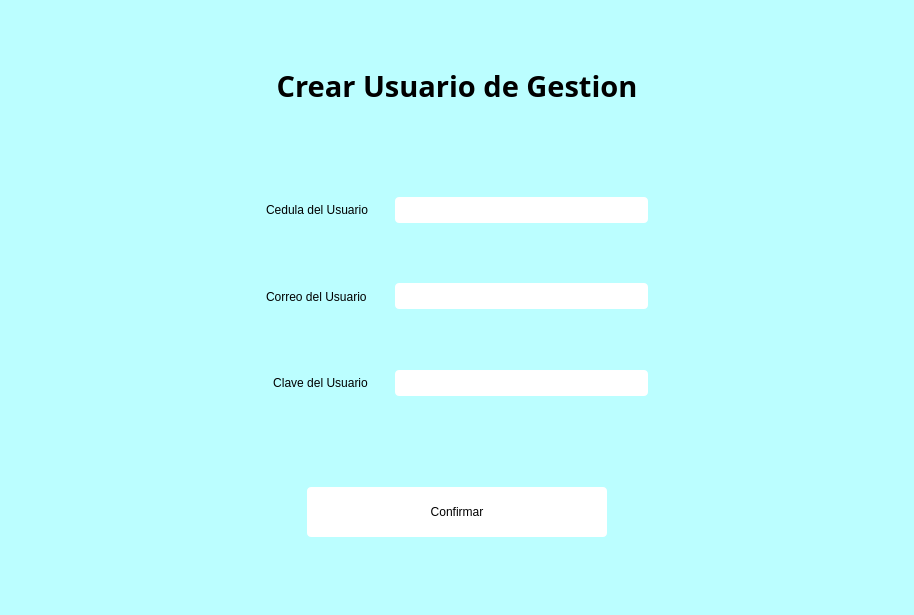
<?xml version="1.0" encoding="UTF-8"?>
<ui version="4.0">
 <class>Form</class>
 <widget class="QWidget" name="Form">
  <property name="geometry">
   <rect>
    <x>0</x>
    <y>0</y>
    <width>914</width>
    <height>615</height>
   </rect>
  </property>
  <property name="windowTitle">
   <string>Form</string>
  </property>
  <property name="styleSheet">
   <string notr="true">#Form{
background-color:rgb(187, 254, 255)
}

QPushBottom{
border:none;
}
#aceptar{
max-width:300px;
min-height:50px;
border-radius:4px;
background-color:rgb(255, 255, 255);
}
QFrame{
border:none;
}

#aceptar:hover{
background-color:#ddd;
}</string>
  </property>
  <layout class="QHBoxLayout" name="horizontalLayout_7">
   <item>
    <layout class="QVBoxLayout" name="verticalLayout_2" stretch="1,9">
     <property name="topMargin">
      <number>40</number>
     </property>
     <item>
      <widget class="QFrame" name="frame_5">
       <property name="frameShape">
        <enum>QFrame::StyledPanel</enum>
       </property>
       <property name="frameShadow">
        <enum>QFrame::Raised</enum>
       </property>
       <layout class="QHBoxLayout" name="horizontalLayout_6">
        <property name="topMargin">
         <number>15</number>
        </property>
        <item>
         <widget class="QLabel" name="label">
          <property name="font">
           <font>
            <family>NotoSerifTamilSlanted SemiCondensed ExtraBold</family>
            <pointsize>22</pointsize>
            <weight>75</weight>
            <bold>true</bold>
           </font>
          </property>
          <property name="text">
           <string>Crear Usuario de Gestion</string>
          </property>
          <property name="alignment">
           <set>Qt::AlignCenter</set>
          </property>
         </widget>
        </item>
       </layout>
      </widget>
     </item>
     <item>
      <widget class="QFrame" name="frame_4">
       <property name="frameShape">
        <enum>QFrame::StyledPanel</enum>
       </property>
       <property name="frameShadow">
        <enum>QFrame::Raised</enum>
       </property>
       <layout class="QHBoxLayout" name="horizontalLayout_5">
        <item>
         <layout class="QVBoxLayout" name="verticalLayout" stretch="1,2,2,2,0,2,0">
          <item>
           <spacer name="verticalSpacer_2">
            <property name="orientation">
             <enum>Qt::Vertical</enum>
            </property>
            <property name="sizeHint" stdset="0">
             <size>
              <width>20</width>
              <height>20</height>
             </size>
            </property>
           </spacer>
          </item>
          <item>
           <widget class="QFrame" name="frame_2">
            <property name="styleSheet">
             <string notr="true"/>
            </property>
            <property name="frameShape">
             <enum>QFrame::StyledPanel</enum>
            </property>
            <property name="frameShadow">
             <enum>QFrame::Raised</enum>
            </property>
            <layout class="QHBoxLayout" name="horizontalLayout_3">
             <item>
              <widget class="QFrame" name="frame_6">
               <property name="styleSheet">
                <string notr="true">max-width:400%;</string>
               </property>
               <property name="frameShape">
                <enum>QFrame::StyledPanel</enum>
               </property>
               <property name="frameShadow">
                <enum>QFrame::Raised</enum>
               </property>
               <layout class="QHBoxLayout" name="horizontalLayout_8" stretch="3,7">
                <property name="spacing">
                 <number>20</number>
                </property>
                <item>
                 <widget class="QLabel" name="label_2">
                  <property name="text">
                   <string>Cedula del Usuario</string>
                  </property>
                 </widget>
                </item>
                <item>
                 <widget class="QLineEdit" name="cedula">
                  <property name="styleSheet">
                   <string notr="true">border:none;
padding:5px;
border-radius:4px;</string>
                  </property>
                 </widget>
                </item>
               </layout>
              </widget>
             </item>
            </layout>
           </widget>
          </item>
          <item>
           <widget class="QFrame" name="frame_8">
            <property name="styleSheet">
             <string notr="true"/>
            </property>
            <property name="frameShape">
             <enum>QFrame::StyledPanel</enum>
            </property>
            <property name="frameShadow">
             <enum>QFrame::Raised</enum>
            </property>
            <layout class="QHBoxLayout" name="horizontalLayout_11">
             <item>
              <widget class="QFrame" name="frame_9">
               <property name="styleSheet">
                <string notr="true">max-width:400%;</string>
               </property>
               <property name="frameShape">
                <enum>QFrame::StyledPanel</enum>
               </property>
               <property name="frameShadow">
                <enum>QFrame::Raised</enum>
               </property>
               <layout class="QHBoxLayout" name="horizontalLayout_12" stretch="3,7">
                <property name="spacing">
                 <number>20</number>
                </property>
                <item>
                 <widget class="QLabel" name="label_4">
                  <property name="text">
                   <string>Correo del Usuario</string>
                  </property>
                 </widget>
                </item>
                <item>
                 <widget class="QLineEdit" name="correo">
                  <property name="styleSheet">
                   <string notr="true">border:none;
padding:5px;
border-radius:4px;</string>
                  </property>
                 </widget>
                </item>
               </layout>
              </widget>
             </item>
            </layout>
           </widget>
          </item>
          <item>
           <widget class="QFrame" name="frame">
            <property name="frameShape">
             <enum>QFrame::StyledPanel</enum>
            </property>
            <property name="frameShadow">
             <enum>QFrame::Raised</enum>
            </property>
            <layout class="QHBoxLayout" name="horizontalLayout_2">
             <item>
              <widget class="QFrame" name="frame_10">
               <property name="styleSheet">
                <string notr="true"/>
               </property>
               <property name="frameShape">
                <enum>QFrame::StyledPanel</enum>
               </property>
               <property name="frameShadow">
                <enum>QFrame::Raised</enum>
               </property>
               <layout class="QHBoxLayout" name="horizontalLayout_13">
                <item>
                 <widget class="QFrame" name="frame_11">
                  <property name="styleSheet">
                   <string notr="true">max-width:400%;</string>
                  </property>
                  <property name="frameShape">
                   <enum>QFrame::StyledPanel</enum>
                  </property>
                  <property name="frameShadow">
                   <enum>QFrame::Raised</enum>
                  </property>
                  <layout class="QHBoxLayout" name="horizontalLayout_14" stretch="3,7">
                   <property name="spacing">
                    <number>20</number>
                   </property>
                   <item>
                    <widget class="QLabel" name="label_5">
                     <property name="text">
                      <string>Clave del Usuario</string>
                     </property>
                     <property name="alignment">
                      <set>Qt::AlignCenter</set>
                     </property>
                    </widget>
                   </item>
                   <item>
                    <widget class="QLineEdit" name="clave">
                     <property name="styleSheet">
                      <string notr="true">border:none;
padding:5px;
border-radius:4px;</string>
                     </property>
                    </widget>
                   </item>
                  </layout>
                 </widget>
                </item>
               </layout>
              </widget>
             </item>
            </layout>
           </widget>
          </item>
          <item>
           <spacer name="verticalSpacer_5">
            <property name="orientation">
             <enum>Qt::Vertical</enum>
            </property>
            <property name="sizeHint" stdset="0">
             <size>
              <width>20</width>
              <height>40</height>
             </size>
            </property>
           </spacer>
          </item>
          <item>
           <widget class="QFrame" name="frame_3">
            <property name="frameShape">
             <enum>QFrame::StyledPanel</enum>
            </property>
            <property name="frameShadow">
             <enum>QFrame::Raised</enum>
            </property>
            <layout class="QHBoxLayout" name="horizontalLayout_4">
             <item>
              <widget class="QFrame" name="frame_7">
               <property name="styleSheet">
                <string notr="true"/>
               </property>
               <property name="frameShape">
                <enum>QFrame::StyledPanel</enum>
               </property>
               <property name="frameShadow">
                <enum>QFrame::Raised</enum>
               </property>
               <layout class="QHBoxLayout" name="horizontalLayout_9">
                <item>
                 <widget class="QPushButton" name="aceptar">
                  <property name="styleSheet">
                   <string notr="true"/>
                  </property>
                  <property name="text">
                   <string>Confirmar</string>
                  </property>
                 </widget>
                </item>
               </layout>
              </widget>
             </item>
            </layout>
           </widget>
          </item>
          <item>
           <spacer name="verticalSpacer">
            <property name="orientation">
             <enum>Qt::Vertical</enum>
            </property>
            <property name="sizeHint" stdset="0">
             <size>
              <width>20</width>
              <height>40</height>
             </size>
            </property>
           </spacer>
          </item>
         </layout>
        </item>
       </layout>
      </widget>
     </item>
    </layout>
   </item>
  </layout>
 </widget>
 <resources/>
 <connections/>
</ui>
